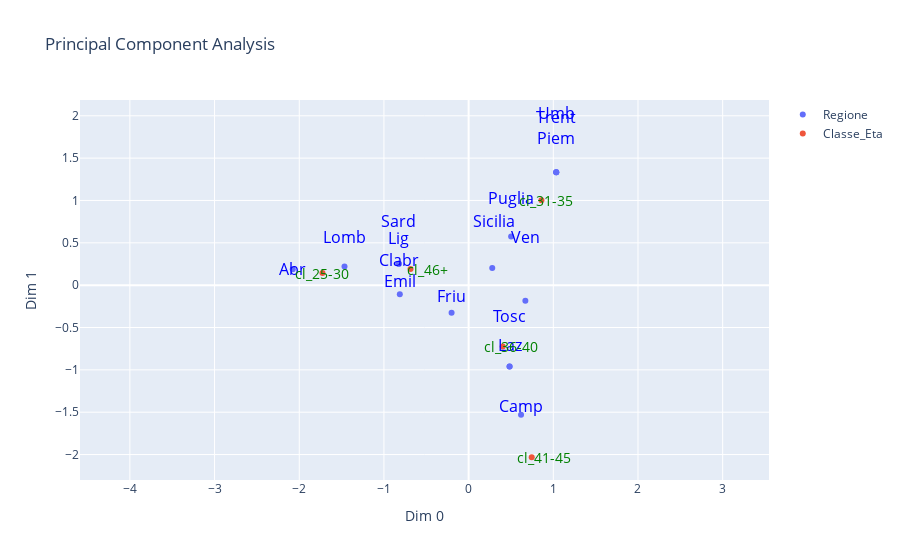

Source (notebook cell):
### Code cell
import plotly.graph_objects as go

# Create traces for pcs_row and pcs_col
trace_pcs_row = go.Scatter(
    x=pcs_row['Dim 0'], y=pcs_row['Dim 1'], mode='markers', name='Regione')
trace_pcs_col = go.Scatter(
    x=pcs_col['Dim 0'], y=pcs_col['Dim 1'], mode='markers', name='Classe_Eta')

# Define stagger amount for labels
stagger_amount = 0.05

# Create annotations for bettingAI index and columns with staggered label positions
annotations = []
for i, txt in enumerate(bettingAI.index):
    annotations.append(dict(x=pcs_row.iloc[i]['Dim 0'], y=pcs_row.iloc[i]['Dim 1'] + i * stagger_amount,
                            text=str(txt) + '', showarrow=False, font=dict(size=16, color='blue')))
for i, txt in enumerate(bettingAI.columns):
    annotations.append(dict(x=pcs_col.iloc[i]['Dim 0'] + i * stagger_amount, y=pcs_col.iloc[i]['Dim 1'],
                            text=str(txt) + '', showarrow=False, font=dict(size=14, color='green')))

# Create layout with equal aspect ratio
layout = go.Layout(title='Principal Component Analysis',
                   xaxis=dict(title='Dim 0', scaleanchor="y", scaleratio=1),
                   yaxis=dict(title='Dim 1'),
                   annotations=annotations)

# Create figure
fig = go.Figure(data=[trace_pcs_row, trace_pcs_col], layout=layout)

# Show plot
fig.show()

### Figure 1 — Plotly figure (JSON) as saved in the notebook; plotly's stock layout.template omitted (floating-point values rounded to 4 significant figures)
{"data": [{"mode": "markers", "name": "Regione", "type": "scatter", "x": [-2.077, -0.8257, 0.6191, -0.8125, -0.2011, 0.4837, -0.8257, -1.465, 1.035, 0.5021, -0.8257, 0.2791, 0.4837, 1.035, 1.035, 0.67], "y": [0.1894, 0.2532, -1.53, -0.1061, -0.3255, -0.9598, 0.2532, 0.2205, 1.333, 0.5751, 0.2532, 0.2033, -0.9598, 1.333, 1.333, -0.1843]}, {"mode": "markers", "name": "Classe_Eta", "type": "scatter", "x": [-1.726, 0.8599, 0.402, 0.745, -0.6862], "y": [0.1426, 1.004, -0.7229, -2.032, 0.1907]}], "layout": {"annotations": [{"font": {"color": "blue", "size": 16}, "showarrow": false, "text": "Abr", "x": -2.077, "y": 0.1894}, {"font": {"color": "blue", "size": 16}, "showarrow": false, "text": "Clabr", "x": -0.8257, "y": 0.3032}, {"font": {"color": "blue", "size": 16}, "showarrow": false, "text": "Camp", "x": 0.6191, "y": -1.43}, {"font": {"color": "blue", "size": 16}, "showarrow": false, "text": "Emil", "x": -0.8125, "y": 0.04389}, {"font": {"color": "blue", "size": 16}, "showarrow": false, "text": "Friu", "x": -0.2011, "y": -0.1255}, {"font": {"color": "blue", "size": 16}, "showarrow": false, "text": "Laz", "x": 0.4837, "y": -0.7098}, {"font": {"color": "blue", "size": 16}, "showarrow": false, "text": "Lig", "x": -0.8257, "y": 0.5532}, {"font": {"color": "blue", "size": 16}, "showarrow": false, "text": "Lomb", "x": -1.465, "y": 0.5705}, {"font": {"color": "blue", "size": 16}, "showarrow": false, "text": "Piem", "x": 1.035, "y": 1.733}, {"font": {"color": "blue", "size": 16}, "showarrow": false, "text": "Puglia", "x": 0.5021, "y": 1.025}, {"font": {"color": "blue", "size": 16}, "showarrow": false, "text": "Sard", "x": -0.8257, "y": 0.7532}, {"font": {"color": "blue", "size": 16}, "showarrow": false, "text": " Sicilia", "x": 0.2791, "y": 0.7533}, {"font": {"color": "blue", "size": 16}, "showarrow": false, "text": "Tosc", "x": 0.4837, "y": -0.3598}, {"font": {"color": "blue", "size": 16}, "showarrow": false, "text": "Trent", "x": 1.035, "y": 1.983}, {"font": {"color": "blue", "size": 16}, "showarrow": false, "text": "Umb", "x": 1.035, "y": 2.033}, {"font": {"color": "blue", "size": 16}, "showarrow": false, "text": "Ven", "x": 0.67, "y": 0.5657}, {"font": {"color": "green", "size": 14}, "showarrow": false, "text": "cl_25-30", "x": -1.726, "y": 0.1426}, {"font": {"color": "green", "size": 14}, "showarrow": false, "text": "cl_31-35", "x": 0.9099, "y": 1.004}, {"font": {"color": "green", "size": 14}, "showarrow": false, "text": "cl_36-40", "x": 0.502, "y": -0.7229}, {"font": {"color": "green", "size": 14}, "showarrow": false, "text": "cl_41-45", "x": 0.895, "y": -2.032}, {"font": {"color": "green", "size": 14}, "showarrow": false, "text": "cl_46+", "x": -0.4862, "y": 0.1907}], "title": {"text": "Principal Component Analysis"}, "xaxis": {"scaleanchor": "y", "scaleratio": 1, "title": {"text": "Dim 0"}}, "yaxis": {"title": {"text": "Dim 1"}}}}
